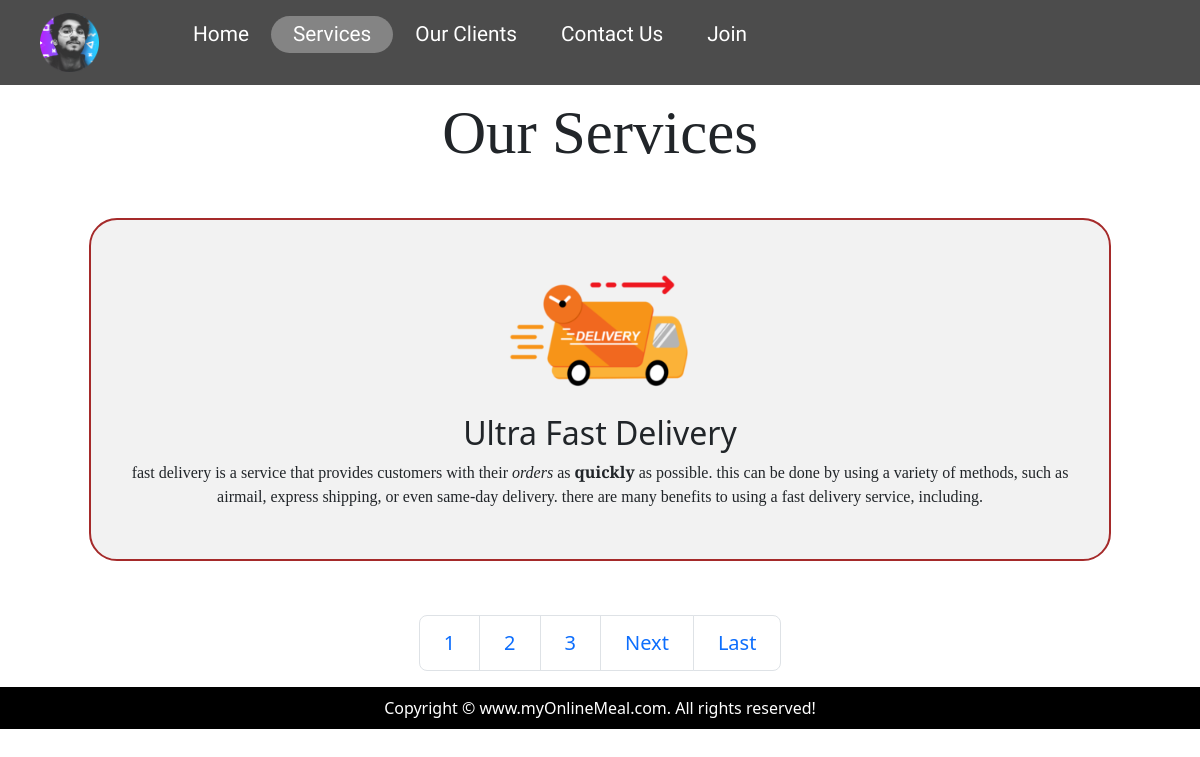
Page /services/ on the committed database.
### service/models.py (models this page shows)
class service(models.Model):
    service_icon = models.CharField(max_length=50)
    service_title = models.CharField(max_length=50)
    service_description = models.TextField()

### Food_Website_Project_FullStack/views.py (the view)
# urls.py: path('services/', views.services, name = 'services_using_nameAttribute'),
def services(request):
    serviceData = service.objects.all().order_by('-id')
    paginator = Paginator(serviceData,1)
    page_number=request.GET.get('page')
    serviceDataFinal = paginator.get_page(page_number)
    totalpage = serviceDataFinal.paginator.num_pages
    data = {
        'srdata' : serviceDataFinal,
        "lastPage" : totalpage,
        "totalPageList" : [n+1 for n in range(totalpage)],
     }
    return render(request,'services.html',data)

### templates/services.html (shortened to what this page needs)
{% extends 'base.html' %}
{% block content %}
    <section id="services-container">
        <h1 class="h-primary center">Our Services</h1>
        <div id="services">
            {% for data  in srdata %}
            <div class="box">
                <img src="/static/img/{{data.service_icon}}" alt="">
                <h2 class="h-sec    ondary center">{{data.service_title}}</h2>
                <p class="center">{{data.service_description | safe | lower }}</p>
                </div>
                {% endfor %}
        </div>
        <nav aria-label="...">
          <ul class="pagination justify-content-center pagination-lg">
            {% for listnum in totalPageList  %}
            <li class="page-item"><a class="page-link" href="/services/?page={{listnum}}">{{listnum}}</a></li>
            {% endfor %}
            {% if srdata.has_next %}
            <li class="page-item">
              <a class="page-link" href="/services/?page={{srdata.next_page_number}}">Next</a>
            </li>
              <li class="page-item">
              <a class="page-link" href="/services/?page={{lastPage}}">Last</a>
            </li>
            {% endif %}
          </ul>
        </nav>
    </section>
{% endblock  %}

### static/css/style.css (style rules this page uses)
* { margin: 0; padding: 0; }
html { scroll-behavior: smooth; }
:root { --navbar-height: 59px; }
#services { margin: 34px; display: flex; }
#services .box { border: 2px solid brown; padding: 34px; margin: 2px 55px; border-radius: 28px; background: #f2f2f2; margin-bottom: 20px; }
#services .box img { height: 160px; margin: auto; display: block; }
#services .box p { font-family: 'Bree Serif', serif; }
.h-primary { font-family: 'Bree Serif', serif; font-size: 3.8rem; padding: 12px; }
.center { text-align: center; }

### static/css/phone.css (style rules this page uses)
#services { flex-direction: column; }
#services .box { padding: 14px; margin: 2px 0px; margin-bottom: 20px; }
.h-primary { font-size:26px; }

### rows in the picture
service: service_icon (picture), service_title "Ultra Fast Delivery", service_description "fast delivery is a service that provides customers with their orders as quickly as possible. this can be done by using a variety of methods, such as airmail, express shipping, or even same-day delivery. there are many benefits to using a fast delivery service, including."

### other values in the picture
{{ listnum }} "1" "2" "3"
